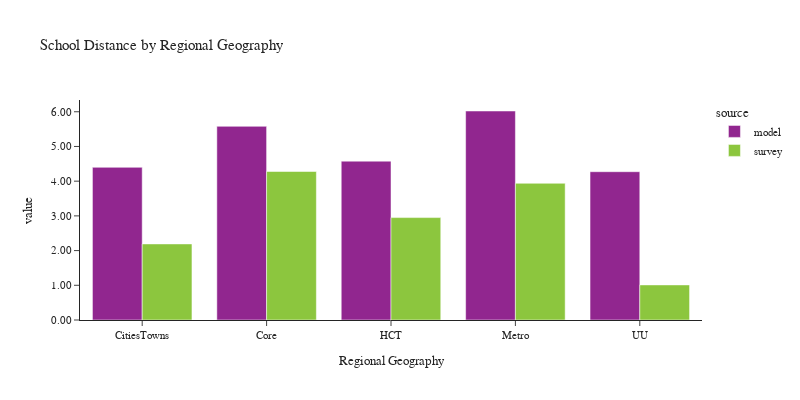

This figure's notebook cell:
### Code cell
plot_school_location(df_students, 'rg_proposed_school', 'Regional Geography', 'Regional Geography')

### Figure 1 — Plotly figure (JSON) as saved in the notebook; plotly's stock layout.template omitted (floating-point values rounded to 4 significant figures)
{"data": [{"alignmentgroup": "True", "customdata": [[96896], [326491], [229006], [459009], [33089]], "hovertemplate": "source=model<br>rg_proposed_school=%{x}<br>value=%{y}<br>sample count=%{customdata[0]}<extra></extra>", "legendgroup": "model", "marker": {"color": "#91268F", "pattern": {"shape": ""}}, "name": "model", "offsetgroup": "model", "orientation": "v", "showlegend": true, "textposition": "auto", "type": "bar", "x": ["CitiesTowns", "Core", "HCT", "Metro", "UU"], "xaxis": "x", "y": [4.399, 5.58, 4.577, 6.022, 4.272], "yaxis": "y"}, {"alignmentgroup": "True", "customdata": [[63], [237], [136], [207], [14]], "hovertemplate": "source=survey<br>rg_proposed_school=%{x}<br>value=%{y}<br>sample count=%{customdata[0]}<extra></extra>", "legendgroup": "survey", "marker": {"color": "#8CC63E", "pattern": {"shape": ""}}, "name": "survey", "offsetgroup": "survey", "orientation": "v", "showlegend": true, "textposition": "auto", "type": "bar", "x": ["CitiesTowns", "Core", "HCT", "Metro", "UU"], "xaxis": "x", "y": [2.192, 4.278, 2.951, 3.939, 1.011], "yaxis": "y"}], "layout": {"barmode": "group", "font": {"size": 11}, "height": 400, "legend": {"title": {"text": "source"}, "tracegroupgap": 0}, "title": {"text": "School Distance by Regional Geography"}, "width": 800, "xaxis": {"anchor": "y", "domain": [0.0, 1.0], "title": {"text": "Regional Geography"}}, "yaxis": {"anchor": "x", "domain": [0.0, 1.0], "tickformat": ".2f", "title": {"text": "value"}}}}
